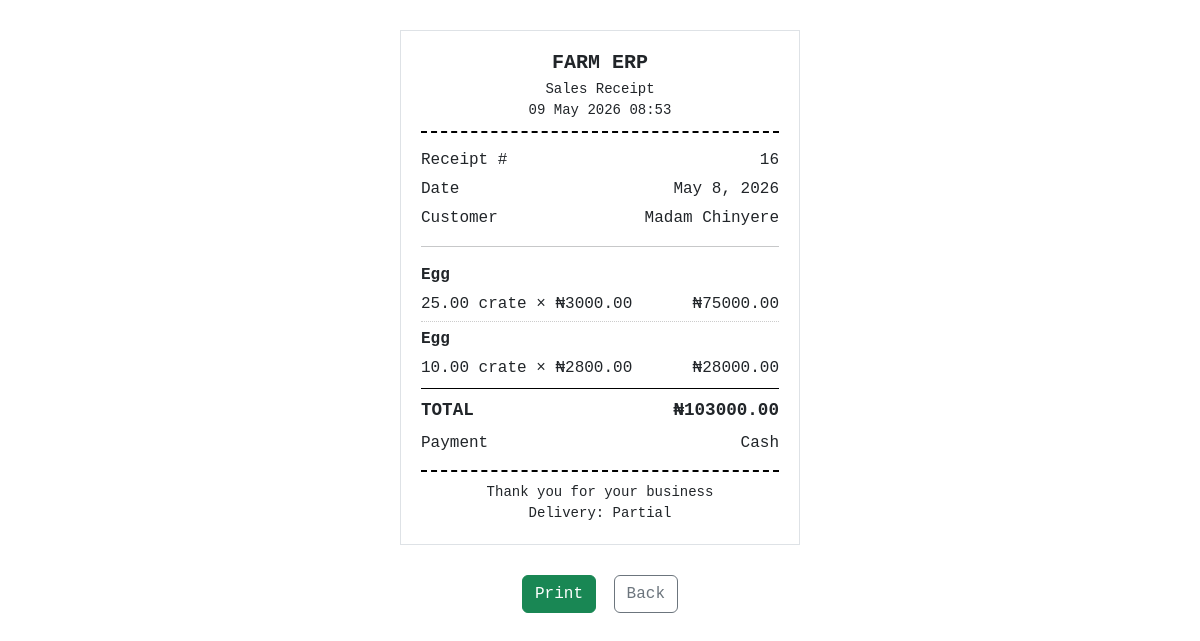
Screenshot of /shop/sales/16/receipt/ (signed in) with the database file from the repository.
### core/models.py (models this page shows, shortened)
class ShopSale(models.Model):
    PAYMENT_METHOD_CHOICES = [
        ('cash', 'Cash'),
        ('transfer', 'Bank Transfer'),
        ('pos', 'POS'),
    ]
    DELIVERY_STATUS_CHOICES = [
    ('pending', 'Pending'),
    ('partial', 'Partial'),
    ('complete', 'Complete'),
    ]
    delivery_status = models.CharField(
    max_length=20,
    choices=DELIVERY_STATUS_CHOICES,
    default='pending',
    editable=False,
    help_text="Auto-computed from all item delivery statuses"
    )
    customer = models.ForeignKey(
        Customer,
        on_delete=models.PROTECT,
        related_name='shop_sales',
        null=True,
        blank=True,
        help_text="Leave blank for walk-in customers"
    )
    customer_name_walkin = models.CharField(
        max_length=200,
        blank=True,
        help_text="Name for walk-in customers not in the system"
    )
    sale_date = models.DateField()
    total_amount = models.DecimalField(
        max_digits=12,
        decimal_places=2,
        editable=False,
        default=0,
        help_text="Computed from all sale items"
    )
    payment_method = models.CharField(max_length=20, choices=PAYMENT_METHOD_CHOICES)
    payment_reference = models.CharField(
        max_length=200,
        blank=True,
        help_text="Transfer reference or POS receipt number"
    )
    recorded_by = models.ForeignKey(
        Worker,
        on_delete=models.PROTECT,
        related_name='shop_sales_recorded'
    )
    recorded_at = models.DateTimeField(auto_now_add=True)
    notes = models.TextField(blank=True)

class ShopSaleItem(models.Model):
    DELIVERY_STATUS_CHOICES = [
        ('pending', 'Pending'),
        ('partial', 'Partial'),
        ('complete', 'Complete'),
    ]
    delivery_status = models.CharField(
        max_length=20,
        choices=DELIVERY_STATUS_CHOICES,
        default='pending',
        editable=False,
        help_text="Auto-computed from all item delivery statuses"
    )
    sale = models.ForeignKey(
        ShopSale,
        on_delete=models.CASCADE,
        related_name='items'
    )
    product = models.ForeignKey(
        ShopProduct,
        on_delete=models.PROTECT,
        related_name='sale_items'
    )
    quantity = models.DecimalField(max_digits=10, decimal_places=2)
    price_per_unit = models.DecimalField(
        max_digits=10,
        decimal_places=2,
        editable=False,
        default=0
    )
    pricing_type = models.CharField(
        max_length=20,
        editable=False,
        default='wholesale'
    )
    total_amount = models.DecimalField(
        max_digits=12,
        decimal_places=2,
        editable=False,
        default=0
    )
    quantity_delivered_at_sale = models.DecimalField(
        max_digits=10,
        decimal_places=2,
        default=0,
        help_text="How much was taken at point of sale"
    )
    quantity_delivered = models.DecimalField(
        max_digits=10,
        decimal_places=2,
        default=0,
        editable=False
    )
    cost_price_per_unit = models.DecimalField(
    max_digits=10,
    decimal_places=2,
    editable=False,
    default=0
    )
    profit_amount = models.DecimalField(
        max_digits=12,
        decimal_places=2,
        editable=False,
        default=0
    )

class ShopProduct(models.Model):
    PRODUCT_TYPE_CHOICES = [
        ('egg', 'Egg'),
        ('drug', 'Drug / Supplement'),
        ('feed', 'Feed'),
        ('other', 'Other'),
    ]
    EGG_GRADE_CHOICES = [
    ('jumbo', 'Jumbo'),
    ('normal', 'Normal'),
    ('new_drop', 'New Drop'),
    ('cracked', 'Cracked'),
    ('not_applicable', 'Not Applicable'),
    ]
    name = models.CharField(max_length=200)
    product_type = models.CharField(max_length=20, choices=PRODUCT_TYPE_CHOICES)
    egg_grade = models.CharField(
    max_length=20,
    choices=EGG_GRADE_CHOICES,
    default='not_applicable'
    )
    unit = models.CharField(
        max_length=50,
        help_text="e.g. crate, bag, bottle, sachet"
    )
    cost_price = models.DecimalField(
    max_digits=10,
    decimal_places=2,
    default=0,
    help_text="Cost price per unit for profit calculation"
    )
    wholesale_price = models.DecimalField(
        max_digits=10,
        decimal_places=2,
        default=0
    )
    retail_price = models.DecimalField(
        max_digits=10,
        decimal_places=2,
        default=0
    )
    wholesale_threshold = models.PositiveIntegerField(
        default=5,
        help_text="Minimum quantity to qualify for wholesale price"
    )
    is_active = models.BooleanField(default=True)
    notes = models.TextField(blank=True)

### core/views.py (the view)
# urls.py: path('shop/sales/<int:pk>/receipt/', views.shop_sale_receipt, name='shopsale-receipt'),
@login_required
def shop_sale_receipt(request, pk):
    sale = get_object_or_404(ShopSale, pk=pk)
    context = {
        'sale': sale,
    }
    return render(request, 'core/shopsale_receipt.html', context)

### core/context_processors.py (called while the page is built, shortened)
def user_role_context(request):
    if request.user.is_authenticated:
        return get_user_context(request.user)

### core/permissions.py (called while the page is built)
def get_worker_role(user):
    try:
        return user.worker_profile.role
    except Exception:
        return None

def get_user_context(user):
    role = get_worker_role(user)
    return {
        'user_role': role,
        'is_pen_worker': role == 'pen_worker',
        'is_supervisor': role in ['supervisor', 'store_keeper'],
        'is_manager': role in ['manager', 'general_manager'],
        'is_director': role == 'director',
        'is_salesperson': role == 'salesperson',
        'is_accountant': role == 'accountant',
        'is_manager_or_above': role in ['manager', 'general_manager', 'director'],
        'is_supervisor_or_above': role in ['supervisor', 'store_keeper', 'manager',
                                            'general_manager', 'director'],
        'is_general_manager_or_above': role in ['general_manager', 'director'],
        'is_sales_or_above': role in ['salesperson', 'accountant',
                                       'general_manager', 'director'],
    }

### core/templates/core/shopsale_receipt.html (shortened to what this page needs)
<!DOCTYPE html>
<html lang="en">
<head>
    <link href="https://cdn.jsdelivr.net/npm/bootstrap@5.3.0/dist/css/bootstrap.min.css" rel="stylesheet">
</head>
<body>
<div class="receipt">
    <div class="receipt-header">
        <h5 class="fw-bold mb-1">FARM ERP</h5>
        <div class="small">Sales Receipt</div>
        <div class="small">{{ sale.recorded_at|date:"d M Y H:i" }}</div>
    </div>
    <div class="receipt-row">
        <span>Receipt #</span>
        <span>{{ sale.pk }}</span>
    </div>
    <div class="receipt-row">
        <span>Date</span>
        <span>{{ sale.sale_date }}</span>
    </div>
    <div class="receipt-row">
        <span>Customer</span>
        <span>{{ sale.customer.name|default:sale.customer_name_walkin|default:"Walk-in" }}</span>
    </div>
    <hr>
    {% for item in sale.items.all %}
    <div class="receipt-row">
        <span><strong>{{ item.product.name }}</strong></span>
    </div>
    <div class="receipt-row">
        <span>{{ item.quantity }} {{ item.product.unit }} × ₦{{ item.price_per_unit }}</span>
        <span>₦{{ item.total_amount }}</span>
    </div>
    {% if not forloop.last %}
    <div class="receipt-row">
        <span style="border-bottom: 1px dotted #ccc; width: 100%;"></span>
    </div>
    {% endif %}
    {% empty %}
    <div class="receipt-row">
        <span class="text-muted small">No items recorded for this sale.</span>
    </div>
    {% endfor %}
    <div class="receipt-row receipt-total">
        <span>TOTAL</span>
        <span>₦{{ sale.total_amount }}</span>
    </div>
    <div class="receipt-row mt-2">
        <span>Payment</span>
        <span>{{ sale.get_payment_method_display }}</span>
    </div>
    <div class="receipt-footer">
        <div class="small">Thank you for your business</div>
        <div class="small">Delivery: {{ sale.get_delivery_status_display }}</div>
    </div>
</div>
<div class="text-center mt-3 no-print">
    <button onclick="window.print()" class="btn btn-success me-2">
         Print
    </button>
    <a href="{% url 'shopsale-detail' sale.pk %}" class="btn btn-outline-secondary">
        Back
    </a>
</div>
</body>
</html>

### core/templates/core/shopsale_receipt.html (style rules this page uses)
body { font-family: 'Courier New', monospace; }
.receipt { max-width: 400px; margin: 30px auto; padding: 20px; border: 1px solid #dee2e6; }
.receipt-header { text-align: center; border-bottom: 2px dashed #000; padding-bottom: 10px; margin-bottom: 15px; }
.receipt-footer { text-align: center; border-top: 2px dashed #000; padding-top: 10px; margin-top: 15px; }
.receipt-row { display: flex; justify-content: space-between; margin-bottom: 5px; }
.receipt-total { font-weight: bold; font-size: 1.1rem; border-top: 1px solid #000; padding-top: 8px; margin-top: 8px; }

### rows the page displays
ShopSale: recorded_at "09 May 2026 08:53", pk "16", sale_date "May 8, 2026", customer.name "Madam Chinyere", total_amount "103000.00", payment_method "Cash", delivery_status "Partial"
ShopSaleItem: product.name "Egg", quantity "25.00", product.unit "crate", price_per_unit "3000.00", total_amount "75000.00"
ShopSaleItem: product.name "Egg", quantity "10.00", product.unit "crate", price_per_unit "2800.00", total_amount "28000.00"
